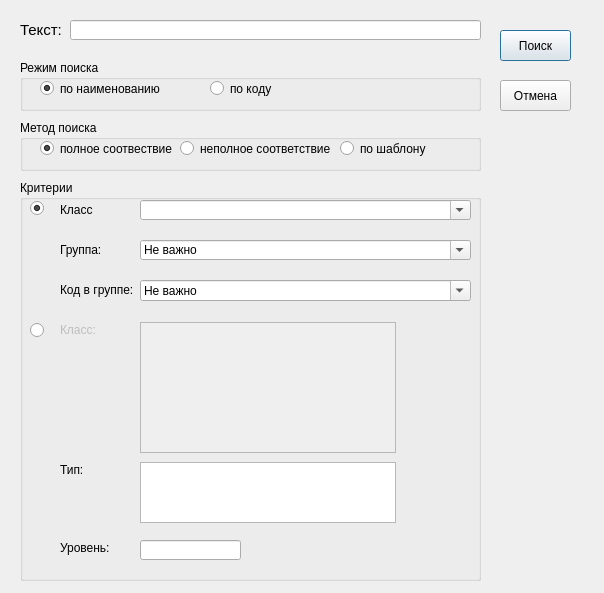
<?xml version="1.0" encoding="UTF-8"?>
<ui version="4.0">
 <class>DialogSearch</class>
 <widget class="QDialog" name="DialogSearch">
  <property name="geometry">
   <rect>
    <x>0</x>
    <y>0</y>
    <width>604</width>
    <height>593</height>
   </rect>
  </property>
  <property name="windowTitle">
   <string>Поиск</string>
  </property>
  <widget class="QLineEdit" name="lineEdit_text">
   <property name="geometry">
    <rect>
     <x>70</x>
     <y>20</y>
     <width>411</width>
     <height>20</height>
    </rect>
   </property>
   <property name="font">
    <font>
     <family>Segoe UI</family>
    </font>
   </property>
  </widget>
  <widget class="QGroupBox" name="groupBox_3">
   <property name="geometry">
    <rect>
     <x>20</x>
     <y>120</y>
     <width>461</width>
     <height>51</height>
    </rect>
   </property>
   <property name="font">
    <font>
     <family>Segoe UI</family>
    </font>
   </property>
   <property name="title">
    <string>Метод поиска</string>
   </property>
   <widget class="QRadioButton" name="radioButton_fullSearch">
    <property name="geometry">
     <rect>
      <x>20</x>
      <y>20</y>
      <width>151</width>
      <height>17</height>
     </rect>
    </property>
    <property name="font">
     <font>
      <family>Segoe UI</family>
     </font>
    </property>
    <property name="text">
     <string>полное соотвествие</string>
    </property>
    <property name="checkable">
     <bool>true</bool>
    </property>
    <property name="checked">
     <bool>true</bool>
    </property>
   </widget>
   <widget class="QRadioButton" name="radioButton_partSearch">
    <property name="geometry">
     <rect>
      <x>160</x>
      <y>20</y>
      <width>151</width>
      <height>17</height>
     </rect>
    </property>
    <property name="font">
     <font>
      <family>Segoe UI</family>
     </font>
    </property>
    <property name="text">
     <string>неполное соответствие</string>
    </property>
   </widget>
   <widget class="QRadioButton" name="radioButton_wildcard">
    <property name="geometry">
     <rect>
      <x>320</x>
      <y>20</y>
      <width>101</width>
      <height>17</height>
     </rect>
    </property>
    <property name="font">
     <font>
      <family>Segoe UI</family>
     </font>
    </property>
    <property name="text">
     <string>по шаблону</string>
    </property>
   </widget>
  </widget>
  <widget class="QGroupBox" name="groupBox_5">
   <property name="geometry">
    <rect>
     <x>20</x>
     <y>60</y>
     <width>461</width>
     <height>51</height>
    </rect>
   </property>
   <property name="font">
    <font>
     <family>Segoe UI</family>
    </font>
   </property>
   <property name="title">
    <string>Режим поиска</string>
   </property>
   <widget class="QRadioButton" name="radioButton_name">
    <property name="geometry">
     <rect>
      <x>20</x>
      <y>20</y>
      <width>141</width>
      <height>17</height>
     </rect>
    </property>
    <property name="font">
     <font>
      <family>Segoe UI</family>
     </font>
    </property>
    <property name="text">
     <string>по наименованию</string>
    </property>
    <property name="checked">
     <bool>true</bool>
    </property>
   </widget>
   <widget class="QRadioButton" name="radioButton_code">
    <property name="geometry">
     <rect>
      <x>190</x>
      <y>20</y>
      <width>141</width>
      <height>17</height>
     </rect>
    </property>
    <property name="font">
     <font>
      <family>Segoe UI</family>
     </font>
    </property>
    <property name="text">
     <string>по коду</string>
    </property>
   </widget>
  </widget>
  <widget class="QGroupBox" name="groupBox_4">
   <property name="enabled">
    <bool>true</bool>
   </property>
   <property name="geometry">
    <rect>
     <x>20</x>
     <y>180</y>
     <width>461</width>
     <height>401</height>
    </rect>
   </property>
   <property name="sizePolicy">
    <sizepolicy hsizetype="Preferred" vsizetype="Minimum">
     <horstretch>0</horstretch>
     <verstretch>0</verstretch>
    </sizepolicy>
   </property>
   <property name="font">
    <font>
     <family>Segoe UI</family>
    </font>
   </property>
   <property name="title">
    <string>Критерии</string>
   </property>
   <property name="flat">
    <bool>false</bool>
   </property>
   <property name="checkable">
    <bool>false</bool>
   </property>
   <widget class="QWidget" name="widget_class2" native="true">
    <property name="enabled">
     <bool>false</bool>
    </property>
    <property name="geometry">
     <rect>
      <x>30</x>
      <y>140</y>
      <width>431</width>
      <height>141</height>
     </rect>
    </property>
    <widget class="QLabel" name="label_4">
     <property name="geometry">
      <rect>
       <x>10</x>
       <y>2</y>
       <width>41</width>
       <height>15</height>
      </rect>
     </property>
     <property name="font">
      <font>
       <family>Segoe UI</family>
       <pointsize>9</pointsize>
      </font>
     </property>
     <property name="text">
      <string>Класс:</string>
     </property>
    </widget>
    <widget class="QListWidget" name="listWidget_class">
     <property name="geometry">
      <rect>
       <x>90</x>
       <y>2</y>
       <width>256</width>
       <height>131</height>
      </rect>
     </property>
     <property name="alternatingRowColors">
      <bool>true</bool>
     </property>
     <property name="selectionMode">
      <enum>QAbstractItemView::MultiSelection</enum>
     </property>
    </widget>
   </widget>
   <widget class="QWidget" name="widget" native="true">
    <property name="geometry">
     <rect>
      <x>0</x>
      <y>20</y>
      <width>31</width>
      <height>141</height>
     </rect>
    </property>
    <widget class="QRadioButton" name="radioButton_class1">
     <property name="geometry">
      <rect>
       <x>10</x>
       <y>0</y>
       <width>31</width>
       <height>17</height>
      </rect>
     </property>
     <property name="text">
      <string/>
     </property>
     <property name="checked">
      <bool>true</bool>
     </property>
    </widget>
    <widget class="QRadioButton" name="radioButton_class2">
     <property name="geometry">
      <rect>
       <x>10</x>
       <y>120</y>
       <width>31</width>
       <height>20</height>
      </rect>
     </property>
     <property name="text">
      <string/>
     </property>
    </widget>
   </widget>
   <widget class="QWidget" name="widget_class1" native="true">
    <property name="enabled">
     <bool>true</bool>
    </property>
    <property name="geometry">
     <rect>
      <x>30</x>
      <y>10</y>
      <width>431</width>
      <height>131</height>
     </rect>
    </property>
    <widget class="QComboBox" name="comboBox_codeInGroup">
     <property name="geometry">
      <rect>
       <x>90</x>
       <y>90</y>
       <width>331</width>
       <height>21</height>
      </rect>
     </property>
     <property name="editable">
      <bool>true</bool>
     </property>
     <property name="currentText">
      <string>Не важно</string>
     </property>
    </widget>
    <widget class="QWidget" name="widgetGroup" native="true">
     <property name="geometry">
      <rect>
       <x>0</x>
       <y>40</y>
       <width>431</width>
       <height>41</height>
      </rect>
     </property>
     <widget class="QLabel" name="label_3">
      <property name="geometry">
       <rect>
        <x>10</x>
        <y>12</y>
        <width>41</width>
        <height>15</height>
       </rect>
      </property>
      <property name="font">
       <font>
        <family>Segoe UI</family>
        <pointsize>9</pointsize>
       </font>
      </property>
      <property name="text">
       <string>Группа:</string>
      </property>
     </widget>
     <widget class="QComboBox" name="comboBox_group">
      <property name="geometry">
       <rect>
        <x>90</x>
        <y>10</y>
        <width>331</width>
        <height>20</height>
       </rect>
      </property>
      <property name="editable">
       <bool>true</bool>
      </property>
      <property name="currentText">
       <string>Не важно</string>
      </property>
     </widget>
    </widget>
    <widget class="QLabel" name="label_11">
     <property name="geometry">
      <rect>
       <x>10</x>
       <y>90</y>
       <width>81</width>
       <height>20</height>
      </rect>
     </property>
     <property name="font">
      <font>
       <pointsize>9</pointsize>
      </font>
     </property>
     <property name="text">
      <string>Код в группе:</string>
     </property>
    </widget>
    <widget class="QWidget" name="widgetClass" native="true">
     <property name="geometry">
      <rect>
       <x>0</x>
       <y>0</y>
       <width>431</width>
       <height>41</height>
      </rect>
     </property>
     <widget class="QLabel" name="label_5">
      <property name="geometry">
       <rect>
        <x>10</x>
        <y>12</y>
        <width>41</width>
        <height>15</height>
       </rect>
      </property>
      <property name="font">
       <font>
        <family>Segoe UI</family>
        <pointsize>9</pointsize>
       </font>
      </property>
      <property name="text">
       <string>Класс</string>
      </property>
     </widget>
     <widget class="QComboBox" name="comboBox_class">
      <property name="geometry">
       <rect>
        <x>90</x>
        <y>10</y>
        <width>331</width>
        <height>20</height>
       </rect>
      </property>
      <property name="editable">
       <bool>true</bool>
      </property>
      <property name="currentText">
       <string/>
      </property>
     </widget>
    </widget>
   </widget>
   <widget class="QWidget" name="widget_type" native="true">
    <property name="enabled">
     <bool>true</bool>
    </property>
    <property name="geometry">
     <rect>
      <x>30</x>
      <y>280</y>
      <width>431</width>
      <height>121</height>
     </rect>
    </property>
    <widget class="QLabel" name="label_6">
     <property name="geometry">
      <rect>
       <x>10</x>
       <y>2</y>
       <width>41</width>
       <height>15</height>
      </rect>
     </property>
     <property name="font">
      <font>
       <family>Segoe UI</family>
       <pointsize>9</pointsize>
      </font>
     </property>
     <property name="text">
      <string>Тип:</string>
     </property>
    </widget>
    <widget class="QListWidget" name="listWidget_type">
     <property name="geometry">
      <rect>
       <x>90</x>
       <y>2</y>
       <width>256</width>
       <height>61</height>
      </rect>
     </property>
     <property name="alternatingRowColors">
      <bool>false</bool>
     </property>
     <property name="selectionMode">
      <enum>QAbstractItemView::MultiSelection</enum>
     </property>
    </widget>
    <widget class="QLabel" name="label_7">
     <property name="geometry">
      <rect>
       <x>10</x>
       <y>80</y>
       <width>51</width>
       <height>16</height>
      </rect>
     </property>
     <property name="font">
      <font>
       <family>Segoe UI</family>
       <pointsize>9</pointsize>
      </font>
     </property>
     <property name="text">
      <string>Уровень:</string>
     </property>
    </widget>
    <widget class="QLineEdit" name="lineEdit_level">
     <property name="geometry">
      <rect>
       <x>90</x>
       <y>80</y>
       <width>101</width>
       <height>20</height>
      </rect>
     </property>
     <property name="font">
      <font>
       <family>Segoe UI</family>
      </font>
     </property>
     <property name="inputMethodHints">
      <set>Qt::ImhDigitsOnly</set>
     </property>
    </widget>
   </widget>
  </widget>
  <widget class="QLabel" name="label_2">
   <property name="geometry">
    <rect>
     <x>20</x>
     <y>10</y>
     <width>51</width>
     <height>39</height>
    </rect>
   </property>
   <property name="font">
    <font>
     <family>Segoe UI</family>
     <pointsize>11</pointsize>
    </font>
   </property>
   <property name="text">
    <string>Текст:</string>
   </property>
  </widget>
  <widget class="QPushButton" name="pButton_find">
   <property name="geometry">
    <rect>
     <x>500</x>
     <y>30</y>
     <width>71</width>
     <height>31</height>
    </rect>
   </property>
   <property name="text">
    <string>Поиск</string>
   </property>
   <property name="default">
    <bool>true</bool>
   </property>
  </widget>
  <widget class="QPushButton" name="pButton_close">
   <property name="geometry">
    <rect>
     <x>500</x>
     <y>80</y>
     <width>71</width>
     <height>31</height>
    </rect>
   </property>
   <property name="text">
    <string>Отмена</string>
   </property>
   <property name="autoDefault">
    <bool>false</bool>
   </property>
  </widget>
 </widget>
 <resources/>
 <connections>
  <connection>
   <sender>radioButton_class1</sender>
   <signal>toggled(bool)</signal>
   <receiver>widget_class1</receiver>
   <slot>setEnabled(bool)</slot>
   <hints>
    <hint type="sourcelabel">
     <x>45</x>
     <y>208</y>
    </hint>
    <hint type="destinationlabel">
     <x>265</x>
     <y>255</y>
    </hint>
   </hints>
  </connection>
  <connection>
   <sender>radioButton_class2</sender>
   <signal>toggled(bool)</signal>
   <receiver>widget_class2</receiver>
   <slot>setEnabled(bool)</slot>
   <hints>
    <hint type="sourcelabel">
     <x>45</x>
     <y>329</y>
    </hint>
    <hint type="destinationlabel">
     <x>265</x>
     <y>385</y>
    </hint>
   </hints>
  </connection>
  <connection>
   <sender>radioButton_name</sender>
   <signal>toggled(bool)</signal>
   <receiver>groupBox_4</receiver>
   <slot>setEnabled(bool)</slot>
   <hints>
    <hint type="sourcelabel">
     <x>110</x>
     <y>88</y>
    </hint>
    <hint type="destinationlabel">
     <x>250</x>
     <y>335</y>
    </hint>
   </hints>
  </connection>
  <connection>
   <sender>pButton_close</sender>
   <signal>clicked()</signal>
   <receiver>DialogSearch</receiver>
   <slot>close()</slot>
   <hints>
    <hint type="sourcelabel">
     <x>535</x>
     <y>95</y>
    </hint>
    <hint type="destinationlabel">
     <x>301</x>
     <y>262</y>
    </hint>
   </hints>
  </connection>
 </connections>
</ui>
